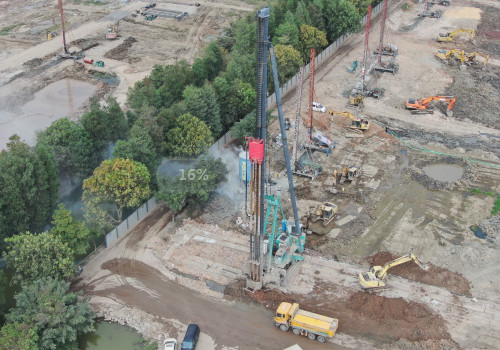
#> input picture JPEGImages/1000424.jpg, 500 x 350 px, found by its file name; its folder holds only this picture in this run
$ python color_brightness.py
#> lines starting #> are read from the running program, lines starting #| are printed output that depends on the picture
# coding=utf-8
import os
import os
import cv2
import math
import numpy as np
import shutil
from PIL import Image
from PIL import ImageEnhance

"""
1、对比度：白色画面(最亮时)下的亮度除以黑色画面(最暗时)下的亮度；
2、色彩饱和度：：彩度除以明度，指色彩的鲜艳程度，也称色彩的纯度；
3、色调：向负方向调节会显现红色，正方向调节则增加黄色。适合对肤色对象进行微调；
4、锐度：是反映图像平面清晰度和图像边缘锐利程度的一个指标。
"""


def compute(img):
    per_image_Rmean = []
    per_image_Gmean = []
    per_image_Bmean = []
    per_image_Bmean.append(np.mean(img[:, :, 0]))
    per_image_Gmean.append(np.mean(img[:, :, 1]))
    per_image_Rmean.append(np.mean(img[:, :, 2]))
    R_mean = np.mean(per_image_Rmean)
    G_mean = np.mean(per_image_Gmean)
    B_mean = np.mean(per_image_Bmean)
    return math.sqrt(0.241 * (R_mean ** 2) + 0.691 * (G_mean ** 2) + 0.068 * (B_mean ** 2))


def fun_color(image, coefficient, path_save):
    # 色度,增强因子为1.0是原始图像
    # 色度增强 1.5
    # 色度减弱 0.8
    enh_col = ImageEnhance.Color(image)
    image_colored1 = enh_col.enhance(coefficient)
    image_colored1.save(path_save)


def fun_Contrast(image, coefficient, path_save):
    # 对比度，增强因子为1.0是原始图片
    # 对比度增强 1.5
    # 对比度减弱 0.8
    enh_con = ImageEnhance.Contrast(image)
    image_contrasted1 = enh_con.enhance(coefficient)
    image_contrasted1.save(path_save)

def fun_Sharpness(image, coefficient, path_save):
    # 锐度，增强因子为1.0是原始图片
    # 锐度增强 3
    # 锐度减弱 0.8
    enh_sha = ImageEnhance.Sharpness(image)
    image_sharped1 = enh_sha.enhance(coefficient)
    image_sharped1.save(path_save)

def fun_bright(image, coefficient, path_save):
    # 变亮 1.5
    # 变暗 0.8
    # 亮度增强,增强因子为0.0将产生黑色图像； 为1.0将保持原始图像。
    enh_bri = ImageEnhance.Brightness(image)
    image_brightened1 = enh_bri.enhance(coefficient)
    image_brightened1.save(path_save)

def show_all():
    file_root = "/home/zhangwanchun/data/VOCdevkit/VOC2007_org/JPEGImages/"
    xml_root = "/home/zhangwanchun/data/VOCdevkit/VOC2007_org/Annotations/"
    save_root = "/home/zhangwanchun/data/VOCdevkit/VOC2007_org/save/"
    xml_save = "/home/zhangwanchun/data/VOCdevkit/VOC2007_org/xml/"
    list_file = os.listdir(file_root)
    cnt = 0
    for img_name in list_file:
        cnt += 1
        print("cnt=%d,img_name=%s" % (cnt, img_name))
        path = file_root + img_name
        name = img_name.replace(".jpg", "")
        image = Image.open(path)
        #xml_path =
        list_coe = [0.5,1,3]
        for val in list_coe:
            path_save_bright = save_root + name + "_bri_" + str(val) + ".jpg"
            fun_bright(image, val, path_save_bright)

            path_save_color = save_root + name + "_color_" + str(val) + ".jpg"
            fun_color(image, val, path_save_color)

            path_save_contra = save_root + name + "_contra_" + str(val) + ".jpg"
            fun_Contrast(image, val, path_save_contra)

            path_save_sharp = save_root + name + "_sharp_" + str(val) + ".jpg"
            fun_Sharpness(image, val, path_save_sharp)


def my_aug():
    file_root = "/home/zhangwanchun/data/VOCdevkit/VOC2007_org/JPEGImages/"
    save_root = "/home/zhangwanchun/data/VOCdevkit/VOC2007_org/save/"
    xml_save = "/home/zhangwanchun/data/VOCdevkit/VOC2007_org/xml/"
    xml_root = "/home/zhangwanchun/data/VOCdevkit/VOC2007_org/Annotations/"
    list_file = os.listdir(file_root)
    cnt = 0
    for img_name in list_file:
        cnt += 1
        print("cnt=%d,img_name=%s" % (cnt, img_name))
        path = file_root + img_name
        name = img_name.replace(".jpg", "")
        image = Image.open(path)
#> image is the input picture: PIL image 500x350 RGB; mean R, G, B 135.1, 135.3, 125.5
        img = cv2.imread(path)
        mean_1 = compute(img)
#> in compute, `R_mean = np.mean(per_image_Rmean)`: R_mean = 135.1
#> in compute, `G_mean = np.mean(per_image_Gmean)`: G_mean = 135.3
#> in compute, `B_mean = np.mean(per_image_Bmean)`: B_mean = 125.5
#> mean_1 = 134.6
        cof = 0.0
        if mean_1 < 40:
            cof = 3.5
        elif mean_1 < 60:
            cof = 3
        elif mean_1 < 80:
            cof = 2
        elif mean_1 < 90:
            cof = 1.5
        elif mean_1 < 110:
            cof = 1.1
        elif mean_1 > 130:
             cof = 0.5
        else:
             cof = 0.75

        cof_contrast = 0.0
        if cof>1:
            cof_contrast = 1.5
        else:
            cof_contrast = 0.8
        xmlpath = xml_root + name + '.xml'

        path_save_bright = save_root + name + "_bri_" + str(cof) + '.jpg'
        path_save_bright_xml = xml_save + name + "_bri_" + str(cof) + '.jpg'
        shutil.copy(xmlpath,path_save_bright_xml.replace(".jpg", ".xml"))
        fun_bright(image, cof, path_save_bright)
#> in fun_bright, `image_brightened1 = enh_bri.enhance(coefficient)`:
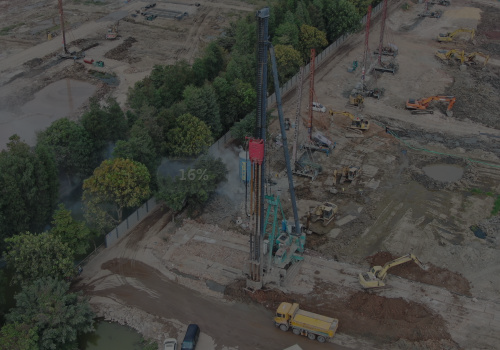
#> image_brightened1: PIL image 500x350 RGB; mean R, G, B 67.3, 67.4, 62.5

        path_save_sharp = save_root + name + "_sharp_" + str(2) + '.jpg'
        path_save_sharp_xml = xml_save + name + "_sharp_" + str(2) + '.jpg'
        shutil.copy(xmlpath, path_save_sharp_xml.replace(".jpg", ".xml"))
        fun_Sharpness(image, 2, path_save_sharp)

        path_save_contra = save_root + name + "_contra_" + str(cof_contrast) + ".jpg"
        path_save_contra_xml = xml_save + name + "_contra_" + str(cof_contrast) + ".jpg"
        shutil.copy(xmlpath, path_save_contra_xml.replace(".jpg", ".xml"))
        fun_Contrast(image, cof_contrast, path_save_contra)

        path_save_color = save_root + name + "_color_" + str(1.5) + ".jpg"
        path_save_color_xml = xml_save + name + "_color_" + str(1.5) + ".jpg"
        shutil.copy(xmlpath,path_save_color_xml.replace(".jpg", ".xml"))
        fun_color(image, 1.5, path_save_color)


if __name__ == "__main__":

    #show_all()
    my_aug()

$ run again, on JPEGImages/3000367.jpg
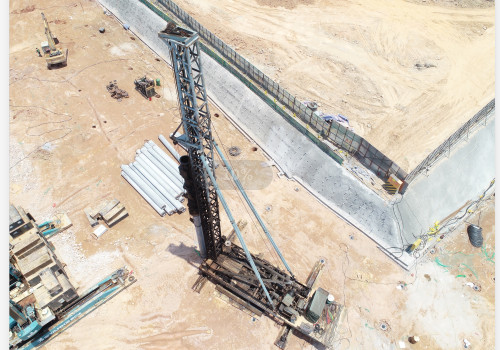
#> input picture JPEGImages/3000367.jpg, 500 x 350 px, found by its file name
#> in my_aug, image is the input picture: PIL image 500x350 RGB; mean R, G, B 208.2, 197.2, 182.7
#> R_mean = 208.2
#> G_mean = 197.2
#> B_mean = 182.7
#> mean_1 = 198.9
#> in fun_bright, `image_brightened1 = enh_bri.enhance(coefficient)`:
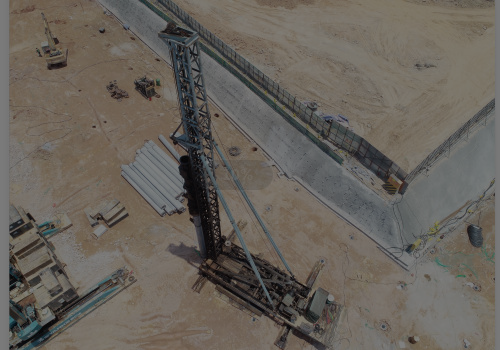
#> image_brightened1: PIL image 500x350 RGB; mean R, G, B 103.8, 98.3, 91.1
#> in fun_Contrast, `image_contrasted1 = enh_con.enhance(coefficient)`:
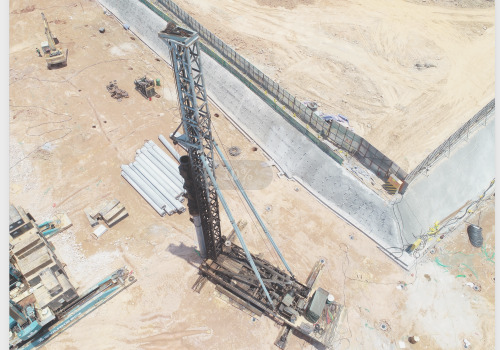
#> image_contrasted1: PIL image 500x350 RGB; mean R, G, B 205.9, 197.1, 185.6
